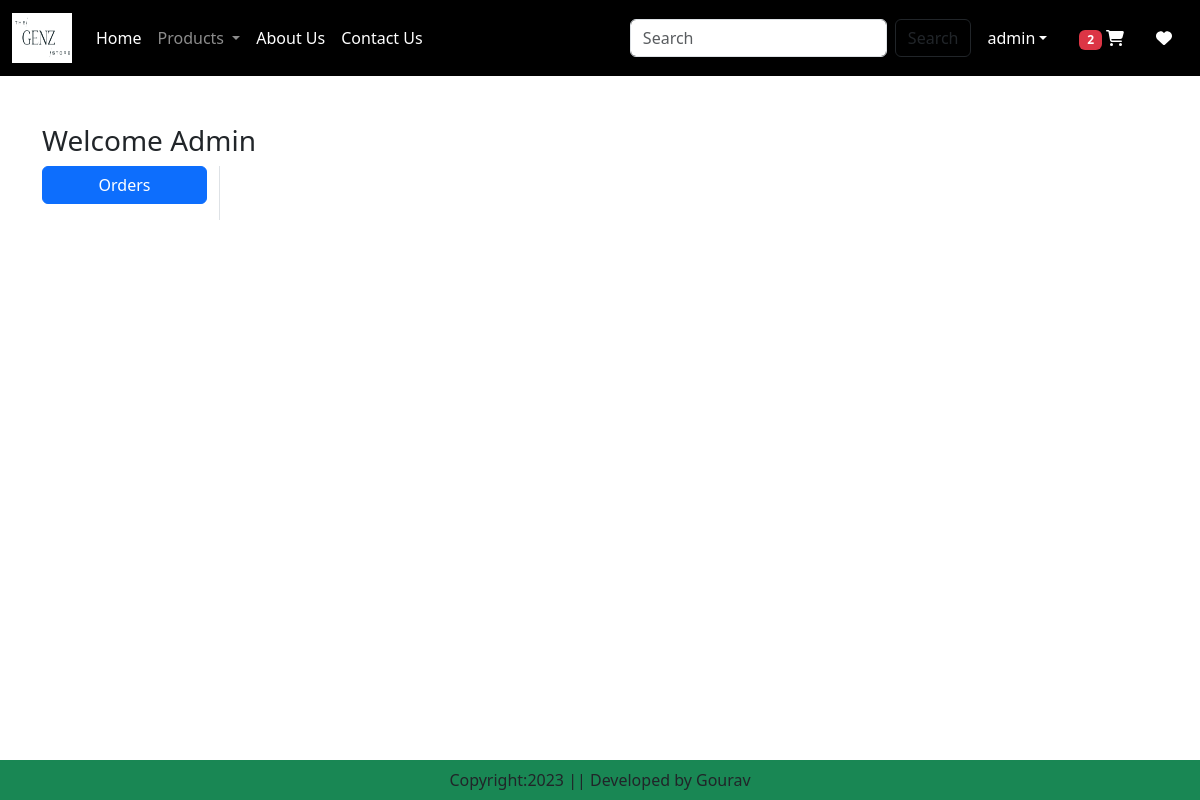
The page /orders/ (signed in) on the database as committed earlier.
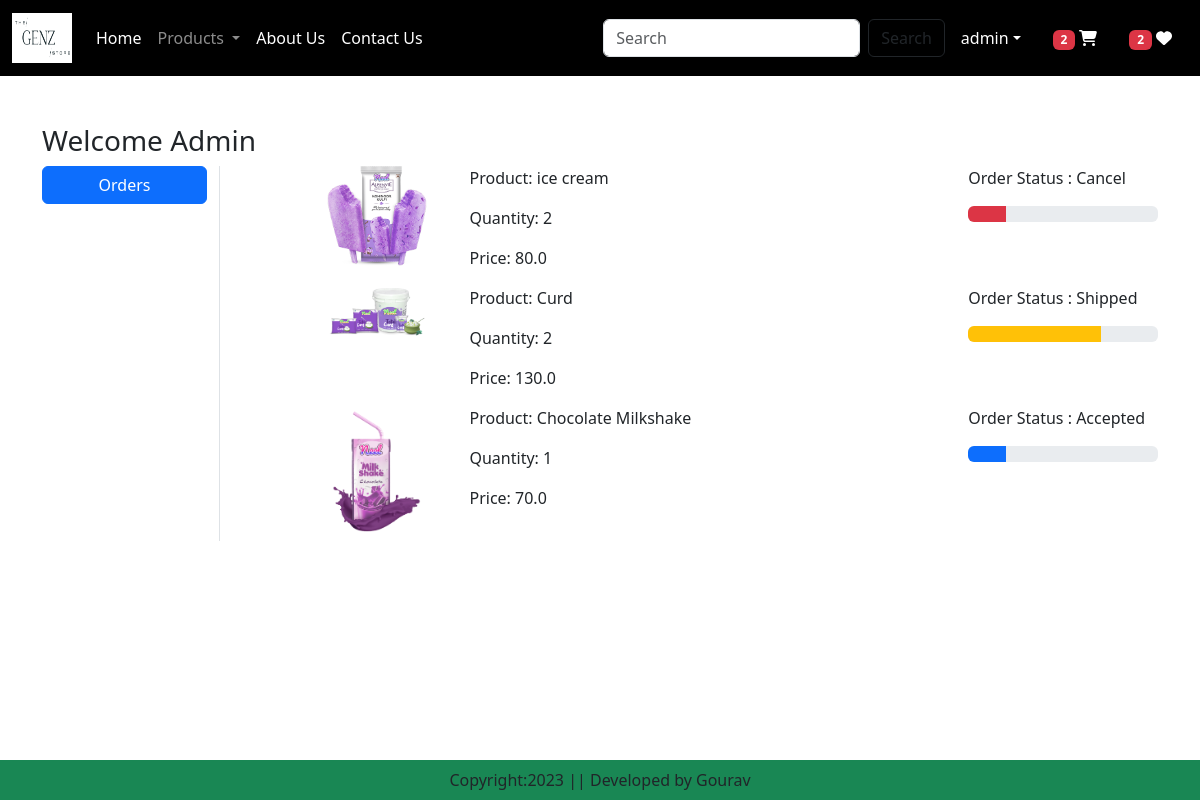
The same page on the database as committed later.
### app/models.py (models this page shows, shortened)
class OrderPlaced(models.Model):
    user = models.ForeignKey(User, on_delete=models.CASCADE)
    customer = models.ForeignKey(Customer, on_delete=models.CASCADE)
    product = models.ForeignKey(Product, on_delete=models.CASCADE)
    quantity = models.PositiveIntegerField(default=1)
    ordered_date = models.DateTimeField(auto_now_add=True)
    status = models.CharField(max_length=50, choices = STATUS_CHOICES, default='Pending')
    payment = models.ForeignKey(Payment, on_delete=models.CASCADE, default="")
    @property
    def total_cost(self):
        return self.quantity * self.product.discounted_price

class Product(models.Model):
    title = models.CharField(max_length=1000)
    selling_price = models.FloatField()
    discounted_price = models.FloatField()
    description = models.TextField()
    composition = models.TextField(default='')
    prodapp = models.TextField(default='')
    category = models.CharField(choices=CATEGORY_CHOICES,max_length=10)
    product_image = models.ImageField(upload_to='product')

### app/views.py (the view)
# urls.py: path('orders/', views.orders, name="orders"),
@login_required
def orders(request):
    totalitem = 0
    wishitem=0
    if request.user.is_authenticated:
        totalitem = len(Cart.objects.filter(user=request.user))
        wishitem = len(Wishlist.objects.filter(user=request.user))
    order_placed=OrderPlaced.objects.filter(user=request.user)
    return render(request, 'app/orders.html',locals())

### app/templates/app/orders.html (shortened to what this page needs)
{% extends 'app/base.html' %}
{% load static %}
{% block main-content %}
<div class="container my-5">
    <div class="row">
        <h3>Welcome <span class="text-capitalize">{{request.user}}</span></h3>
        <div class="col-sm-2 border-end">
            <ul class="list-unstyled">
                <li class="d-grid"><a href="{% url 'orders' %}" class="btn btn-primary">Orders</a></li>
            </ul>
        </div>
        <div class="col-sm-9 offset-sm-1">
            {% for op in order_placed %}
            <div class="row">
                <div class="col-sm-2">
                    <img src="{{op.product.product_image.url}}" class="img-fluid" height="100" width="100">
                </div>
                <div class="col-sm-7">
                    <p>Product: {{op.product.title}}</p>
                    <p>Quantity: {{op.quantity}}</p>
                    <p>Price: {{op.total_cost}}</p>
                </div>
                <div class="col-sm-3">
                    <p>Order Status : {{op.status}}</p>
                    {% if op.status == 'Accepted' %}
                    <div class="progress">
                        <div class="progress-bar" role="progressbar" style="width: 20%;" aria-valuenow="20" area-valuemax="100"></div>
                    </div>
                    {% endif %}
                    {% if op.status == 'Shipped' %}
                    <div class="progress">
                        <div class="progress-bar bg-warning" role="progressbar" style="width: 70%;" aria-valuenow="70" area-valuemax="100"></div>
                    </div>
                    {% endif %}
                    {% if op.status == 'Cancel' %}
                    <div class="progress">
                        <div class="progress-bar bg-danger" role="progressbar" style="width: 20%;" aria-valuenow="20" area-valuemax="100"></div>
                    </div>
                    {% endif %}
                </div>
            </div>
            {% endfor %}
        </div>
    </div>
</div>
{% endblock %}

### app/templates/app/base.html (shortened to what this page needs)
<!DOCTYPE html>
{% load static %}
<html lang="en">
<head>
    <link href="https://cdn.jsdelivr.net/npm/bootstrap@5.3.1/dist/css/bootstrap.min.css" rel="stylesheet">
    <link href="//maxcdn.bootstrapcdn.com/font-awesome/4.1.0/css/font-awesome.min.css" rel="stylesheet">
    <link rel="stylesheet" href="{% static 'app/css/owl.carousel.min.css' %}">
    <link rel="stylesheet" href="{% static 'app/css/all.min.css' %}">
    <link rel="stylesheet" href="{% static 'app/css/style.css' %}">
</head>
<body>
    <nav class="navbar navbar-expand-lg navbar-dark bg-black">
        <div class="container-fluid">
          <a class="navbar-brand" href="#"><img src="{% static 'app/images/logo.png' %}" width="60", height = "50"></a>
          <div class="collapse navbar-collapse" id="navbarSupportedContent">
            <ul class="navbar-nav me-auto mb-2 mb-lg-0">
              {% if request.user.is_authenticated %}
              <li class="nav-item">
                <a class="nav-link active" aria-current="page" href="/">Home</a>
              </li>
              <li class="nav-item dropdown">
                <a class="nav-link dropdown-toggle" href="#" role="button" data-bs-toggle="dropdown" aria-expanded="false">
                  Products
                </a>
              </li>
              <li class="nav-item">
                <a class="nav-link text-white" href="{% url 'about' %}">About Us</a>
              </li>
              <li class="nav-item">
                <a class="nav-link text-white" href="{% url 'contact' %}">Contact Us</a>
              </li>
            </ul>
            <form class="d-flex" role="search" action="/search">
              <input class="form-control me-2" type="search" placeholder="Search" name="search" aria-label="Search">
              <button class="btn btn-outline-dark" type="submit">Search</button>
            </form>
          </div>
          <ul class="navbar-nav me-auto mb-2 mb-lg-0">
            <li class="nav-item dropdown mx-2">
                <a class="nav-link dropdown-toggle text-white" href="#" id="profileDropdown" role="button" data-bs-toggle="dropdown" aria-expanded="false">{{request.user}}</a>
            </li>
            <li class="nav-item mx-2">
                <a href="{% url 'showcart' %}" class="nav-link text-white">{% if totalitem > 0 %} <span class="badge bg-danger"> {{totalitem}} </span>{% endif %} <i class="fa fa-shopping-cart"></i></a>
            </li>
            <li class="nav-item mx-2">
                <a href="{% url 'showwishlist' %}" class="nav-link text-white">{% if wishitem > 0 %} <span class="badge bg-danger"> {{wishitem}} </span>  {% endif %} <i class="fa fa-heart"></i></a>
            </li>
            {% endif %}
          </ul>
        </div>
    </nav>
    {% block main-content %}{% endblock main-content %}
    <footer class="container-fluid bg-success fixed-bottom text-center p-2 mt-5">
        Copyright:2023 || Developed by Gourav
    </footer>
</body>
</html>

Rows that differ between the two databases and show on the page:
added OrderPlaced: product.product_image (picture), product "ice cream", quantity "2", total_cost "80.0", status "Cancel"
added OrderPlaced: product.product_image (picture), product "Curd", quantity "2", total_cost "130.0", status "Shipped"
added OrderPlaced: product.product_image (picture), product "Chocolate Milkshake", quantity "1", total_cost "70.0", status "Accepted"
Other text that changed with them:
{{ wishitem }}: (not shown) → "2"
